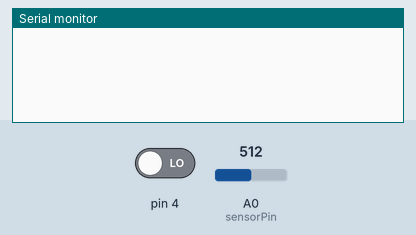
The sketch below on a simulated Arduino Uno, built with avr-gcc and run on an emulated ATmega328P. On the bench: the last lines printed to the serial monitor. The test bench sets the inputs (shaded band); at power-on: pin 4 LOW, A0 (sensorPin) = 512.

Above: at 1.2 s.
1.3 s: pin 4 driven HIGH
At 2.1 s:
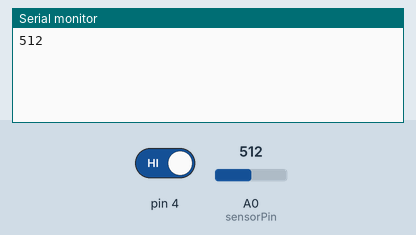
3.8 s: A0 (sensorPin) set to 716
At 4.8 s:
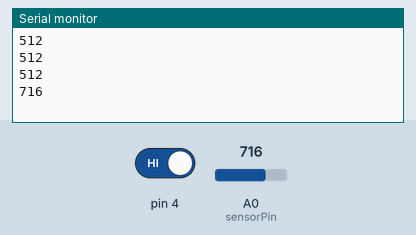
5.3 s: A0 (sensorPin) set to 900
At 6.1 s:
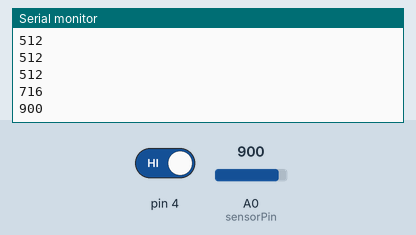
Timing chart, 0 to 8.3 s (numbered marks = the images above; inputs shaded):
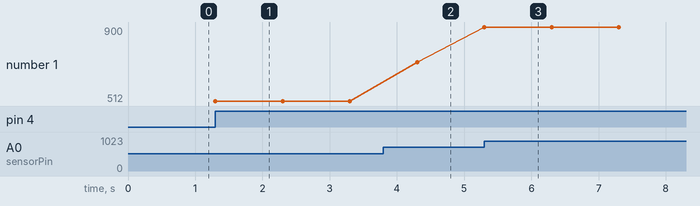

Measured:
- after the input at 1.3 s, the serial monitor: prints a new line at once (image 1)
- after the input at 3.8 s, the serial monitor: prints a new line after 0.50 s (image 2)
- after the input at 5.3 s, the serial monitor: prints a new line at once (image 3)
- plotted number 1: 512 → 716 after the input at 3.8 s, 716 → 900 after the input at 5.3 s

The sketch:

code.ino
```cpp
int sensorPin = A0;

int sensorValue = 0;
void setup()
{
  pinMode(4,INPUT);
  Serial.begin(9600);
}
void loop()
{
  sensorValue = analogRead(sensorPin);
  if(digitalRead(4)==HIGH)
  {
    Serial.println(sensorValue);
    delay(1000);
  }
} 
```
